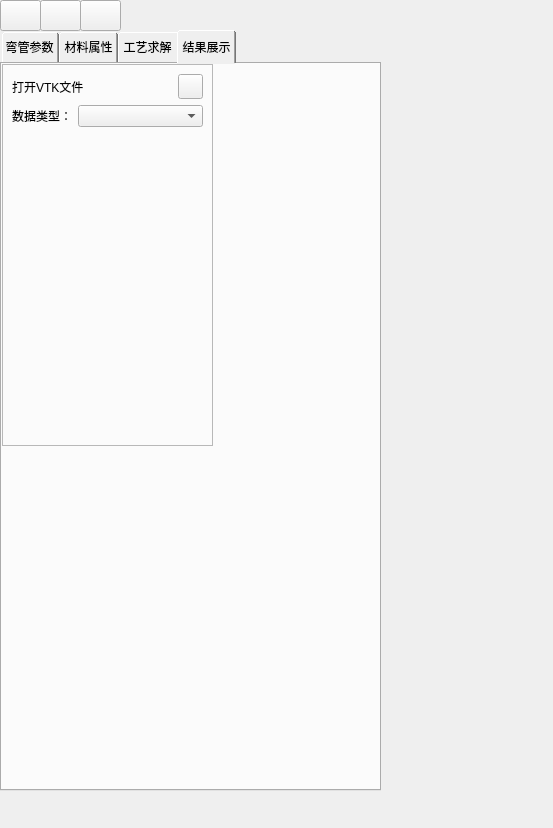
<?xml version="1.0" encoding="UTF-8"?>
<ui version="4.0">
 <class>ElbowsDockWidget</class>
 <widget class="QWidget" name="ElbowsDockWidget">
  <property name="geometry">
   <rect>
    <x>0</x>
    <y>0</y>
    <width>553</width>
    <height>828</height>
   </rect>
  </property>
  <property name="windowTitle">
   <string>Form</string>
  </property>
  <widget class="QTabWidget" name="tabWidget">
   <property name="geometry">
    <rect>
     <x>0</x>
     <y>30</y>
     <width>381</width>
     <height>761</height>
    </rect>
   </property>
   <property name="minimumSize">
    <size>
     <width>361</width>
     <height>0</height>
    </size>
   </property>
   <property name="maximumSize">
    <size>
     <width>756</width>
     <height>16777215</height>
    </size>
   </property>
   <property name="styleSheet">
    <string notr="true">QTabBar::tab {
    min-width: 55px;  /* 设置标签宽度，根据实际内容调大 */
    min-height: 30px;  /* 设置标签高度 */
    padding: 2px;       /* 内边距，避免文字贴边 */
}</string>
   </property>
   <property name="currentIndex">
    <number>3</number>
   </property>
   <property name="iconSize">
    <size>
     <width>120</width>
     <height>16</height>
    </size>
   </property>
   <property name="usesScrollButtons">
    <bool>true</bool>
   </property>
   <property name="documentMode">
    <bool>false</bool>
   </property>
   <property name="tabsClosable">
    <bool>false</bool>
   </property>
   <property name="movable">
    <bool>false</bool>
   </property>
   <property name="tabBarAutoHide">
    <bool>false</bool>
   </property>
   <widget class="QWidget" name="tab">
    <property name="minimumSize">
     <size>
      <width>357</width>
      <height>578</height>
     </size>
    </property>
    <property name="styleSheet">
     <string notr="true">QTabWidget::tab {
    min-width: 100px;
    min-height: 30px;
}
</string>
    </property>
    <attribute name="title">
     <string>弯管参数</string>
    </attribute>
    <widget class="QWidget" name="formLayoutWidget">
     <property name="geometry">
      <rect>
       <x>0</x>
       <y>0</y>
       <width>231</width>
       <height>481</height>
      </rect>
     </property>
     <layout class="QFormLayout" name="formLayout">
      <item row="0" column="0">
       <widget class="QLabel" name="label">
        <property name="text">
         <string>管体外半径：</string>
        </property>
       </widget>
      </item>
      <item row="0" column="1">
       <widget class="QLineEdit" name="lineEdit_Rout">
        <property name="minimumSize">
         <size>
          <width>100</width>
          <height>25</height>
         </size>
        </property>
        <property name="maximumSize">
         <size>
          <width>100</width>
          <height>25</height>
         </size>
        </property>
        <property name="text">
         <string>10</string>
        </property>
       </widget>
      </item>
      <item row="1" column="0">
       <widget class="QLabel" name="label_2">
        <property name="text">
         <string>管体内半径：</string>
        </property>
       </widget>
      </item>
      <item row="1" column="1">
       <widget class="QLineEdit" name="lineEdit_Rin">
        <property name="minimumSize">
         <size>
          <width>100</width>
          <height>25</height>
         </size>
        </property>
        <property name="maximumSize">
         <size>
          <width>100</width>
          <height>25</height>
         </size>
        </property>
        <property name="text">
         <string>8</string>
        </property>
       </widget>
      </item>
      <item row="2" column="0">
       <widget class="QLabel" name="label_3">
        <property name="text">
         <string>管体长度：</string>
        </property>
       </widget>
      </item>
      <item row="2" column="1">
       <widget class="QLineEdit" name="lineEdit_Length">
        <property name="minimumSize">
         <size>
          <width>100</width>
          <height>25</height>
         </size>
        </property>
        <property name="maximumSize">
         <size>
          <width>100</width>
          <height>25</height>
         </size>
        </property>
        <property name="text">
         <string>200</string>
        </property>
       </widget>
      </item>
      <item row="3" column="0">
       <widget class="QLabel" name="label_11">
        <property name="text">
         <string>旋转套筒厚度：</string>
        </property>
       </widget>
      </item>
      <item row="6" column="1">
       <widget class="QLineEdit" name="lineEdit_SleeveThickness">
        <property name="minimumSize">
         <size>
          <width>100</width>
          <height>25</height>
         </size>
        </property>
        <property name="maximumSize">
         <size>
          <width>100</width>
          <height>25</height>
         </size>
        </property>
        <property name="text">
         <string>1</string>
        </property>
       </widget>
      </item>
      <item row="7" column="0">
       <widget class="QLabel" name="label_5">
        <property name="text">
         <string>固定套筒长度：</string>
        </property>
       </widget>
      </item>
      <item row="7" column="1">
       <widget class="QLineEdit" name="lineEdit_SleeveLength">
        <property name="minimumSize">
         <size>
          <width>100</width>
          <height>25</height>
         </size>
        </property>
        <property name="maximumSize">
         <size>
          <width>100</width>
          <height>25</height>
         </size>
        </property>
        <property name="text">
         <string>50</string>
        </property>
       </widget>
      </item>
      <item row="6" column="0">
       <widget class="QLabel" name="label_4">
        <property name="text">
         <string>固定套筒厚度：</string>
        </property>
       </widget>
      </item>
      <item row="4" column="0">
       <widget class="QLabel" name="label_12">
        <property name="text">
         <string>旋转套筒长度：</string>
        </property>
       </widget>
      </item>
      <item row="3" column="1">
       <widget class="QLineEdit" name="lineEdit_SleeveThickness1">
        <property name="minimumSize">
         <size>
          <width>100</width>
          <height>25</height>
         </size>
        </property>
        <property name="maximumSize">
         <size>
          <width>100</width>
          <height>25</height>
         </size>
        </property>
        <property name="text">
         <string>1</string>
        </property>
       </widget>
      </item>
      <item row="4" column="1">
       <widget class="QLineEdit" name="lineEdit_SleeveLength1">
        <property name="minimumSize">
         <size>
          <width>100</width>
          <height>25</height>
         </size>
        </property>
        <property name="maximumSize">
         <size>
          <width>100</width>
          <height>25</height>
         </size>
        </property>
        <property name="text">
         <string>20</string>
        </property>
       </widget>
      </item>
      <item row="5" column="0">
       <widget class="QLabel" name="label_6">
        <property name="text">
         <string>旋转套筒位置：</string>
        </property>
       </widget>
      </item>
      <item row="5" column="1">
       <widget class="QLineEdit" name="lineEdit_RotaryPos">
        <property name="minimumSize">
         <size>
          <width>100</width>
          <height>25</height>
         </size>
        </property>
        <property name="maximumSize">
         <size>
          <width>100</width>
          <height>25</height>
         </size>
        </property>
        <property name="text">
         <string>30</string>
        </property>
       </widget>
      </item>
      <item row="8" column="0">
       <widget class="QLabel" name="label_7">
        <property name="text">
         <string>固定套筒位置：</string>
        </property>
       </widget>
      </item>
      <item row="8" column="1">
       <widget class="QLineEdit" name="lineEdit_FixedPos">
        <property name="minimumSize">
         <size>
          <width>100</width>
          <height>25</height>
         </size>
        </property>
        <property name="maximumSize">
         <size>
          <width>100</width>
          <height>25</height>
         </size>
        </property>
        <property name="text">
         <string>150</string>
        </property>
       </widget>
      </item>
      <item row="9" column="0">
       <widget class="QLabel" name="label_8">
        <property name="text">
         <string>半圆弧套半径：</string>
        </property>
       </widget>
      </item>
      <item row="9" column="1">
       <widget class="QLineEdit" name="lineEdit_ArcR">
        <property name="minimumSize">
         <size>
          <width>100</width>
          <height>25</height>
         </size>
        </property>
        <property name="maximumSize">
         <size>
          <width>100</width>
          <height>25</height>
         </size>
        </property>
        <property name="text">
         <string>50</string>
        </property>
       </widget>
      </item>
      <item row="10" column="0">
       <widget class="QLabel" name="label_9">
        <property name="text">
         <string>半圆弧套厚度：</string>
        </property>
       </widget>
      </item>
      <item row="10" column="1">
       <widget class="QLineEdit" name="lineEdit_ArcThickness">
        <property name="minimumSize">
         <size>
          <width>100</width>
          <height>25</height>
         </size>
        </property>
        <property name="maximumSize">
         <size>
          <width>100</width>
          <height>25</height>
         </size>
        </property>
        <property name="text">
         <string>1</string>
        </property>
       </widget>
      </item>
      <item row="11" column="0">
       <widget class="QLabel" name="label_10">
        <property name="text">
         <string>半圆弧弧度：</string>
        </property>
       </widget>
      </item>
      <item row="11" column="1">
       <widget class="QLineEdit" name="lineEdit_ArcAngle">
        <property name="minimumSize">
         <size>
          <width>100</width>
          <height>25</height>
         </size>
        </property>
        <property name="maximumSize">
         <size>
          <width>100</width>
          <height>25</height>
         </size>
        </property>
        <property name="text">
         <string>1.57</string>
        </property>
       </widget>
      </item>
      <item row="12" column="1">
       <widget class="QPushButton" name="pushButton_confirm">
        <property name="minimumSize">
         <size>
          <width>100</width>
          <height>25</height>
         </size>
        </property>
        <property name="maximumSize">
         <size>
          <width>100</width>
          <height>25</height>
         </size>
        </property>
        <property name="styleSheet">
         <string notr="true">QPushButton {
        background-color: rgb(119, 118, 123); 
        color: white; 
        border: none; 
        }
        QPushButton:hover {
        background-color: rgb(94, 92, 100); 
        }</string>
        </property>
        <property name="text">
         <string>确定</string>
        </property>
       </widget>
      </item>
     </layout>
    </widget>
   </widget>
   <widget class="QWidget" name="tab_2">
    <attribute name="title">
     <string>材料属性</string>
    </attribute>
    <widget class="QWidget" name="gridLayoutWidget">
     <property name="geometry">
      <rect>
       <x>0</x>
       <y>0</y>
       <width>231</width>
       <height>171</height>
      </rect>
     </property>
     <layout class="QGridLayout" name="gridLayout">
      <item row="0" column="2">
       <widget class="QPushButton" name="pushButton_tube">
        <property name="minimumSize">
         <size>
          <width>50</width>
          <height>25</height>
         </size>
        </property>
        <property name="maximumSize">
         <size>
          <width>50</width>
          <height>25</height>
         </size>
        </property>
        <property name="styleSheet">
         <string notr="true">QPushButton {
        background-color: rgb(119, 118, 123); 
        color: white; 
        border: none; 
        }
        QPushButton:hover {
        background-color: rgb(94, 92, 100); 
        }</string>
        </property>
        <property name="text">
         <string>属性</string>
        </property>
       </widget>
      </item>
      <item row="2" column="0">
       <widget class="QLabel" name="label_15">
        <property name="text">
         <string>固定套筒：</string>
        </property>
       </widget>
      </item>
      <item row="0" column="1">
       <widget class="QComboBox" name="comboBox_tubeMaterial">
        <property name="minimumSize">
         <size>
          <width>75</width>
          <height>25</height>
         </size>
        </property>
        <property name="maximumSize">
         <size>
          <width>75</width>
          <height>25</height>
         </size>
        </property>
        <property name="styleSheet">
         <string notr="true">QComboBox QAbstractItemView {
    padding: 4px;
}

</string>
        </property>
        <item>
         <property name="text">
          <string/>
         </property>
        </item>
        <item>
         <property name="text">
          <string>304不锈钢</string>
         </property>
        </item>
        <item>
         <property name="text">
          <string>铝合金</string>
         </property>
        </item>
        <item>
         <property name="text">
          <string>钛合金</string>
         </property>
        </item>
        <item>
         <property name="text">
          <string>黄铜</string>
         </property>
        </item>
        <item>
         <property name="text">
          <string>黄金</string>
         </property>
        </item>
        <item>
         <property name="text">
          <string>塑料</string>
         </property>
        </item>
        <item>
         <property name="text">
          <string>刚体</string>
         </property>
        </item>
       </widget>
      </item>
      <item row="3" column="0">
       <widget class="QLabel" name="label_16">
        <property name="minimumSize">
         <size>
          <width>85</width>
          <height>25</height>
         </size>
        </property>
        <property name="maximumSize">
         <size>
          <width>85</width>
          <height>25</height>
         </size>
        </property>
        <property name="text">
         <string>半圆弧套筒：</string>
        </property>
       </widget>
      </item>
      <item row="3" column="2">
       <widget class="QPushButton" name="pushButton_arc">
        <property name="minimumSize">
         <size>
          <width>50</width>
          <height>25</height>
         </size>
        </property>
        <property name="maximumSize">
         <size>
          <width>50</width>
          <height>25</height>
         </size>
        </property>
        <property name="styleSheet">
         <string notr="true">QPushButton {
        background-color: rgb(119, 118, 123); 
        color: white; 
        border: none; 
        }
        QPushButton:hover {
        background-color: rgb(94, 92, 100); 
        }</string>
        </property>
        <property name="text">
         <string>属性</string>
        </property>
       </widget>
      </item>
      <item row="2" column="1">
       <widget class="QComboBox" name="comboBox_fixedMaterial">
        <property name="minimumSize">
         <size>
          <width>75</width>
          <height>25</height>
         </size>
        </property>
        <property name="maximumSize">
         <size>
          <width>75</width>
          <height>25</height>
         </size>
        </property>
        <item>
         <property name="text">
          <string/>
         </property>
        </item>
        <item>
         <property name="text">
          <string>304不锈钢</string>
         </property>
        </item>
        <item>
         <property name="text">
          <string>铝合金</string>
         </property>
        </item>
        <item>
         <property name="text">
          <string>钛合金</string>
         </property>
        </item>
        <item>
         <property name="text">
          <string>黄铜</string>
         </property>
        </item>
        <item>
         <property name="text">
          <string>黄金</string>
         </property>
        </item>
        <item>
         <property name="text">
          <string>塑料</string>
         </property>
        </item>
        <item>
         <property name="text">
          <string>刚体</string>
         </property>
        </item>
       </widget>
      </item>
      <item row="3" column="1">
       <widget class="QComboBox" name="comboBox_arcMaterial">
        <property name="minimumSize">
         <size>
          <width>75</width>
          <height>25</height>
         </size>
        </property>
        <property name="maximumSize">
         <size>
          <width>75</width>
          <height>25</height>
         </size>
        </property>
        <item>
         <property name="text">
          <string/>
         </property>
        </item>
        <item>
         <property name="text">
          <string>304不锈钢</string>
         </property>
        </item>
        <item>
         <property name="text">
          <string>铝合金</string>
         </property>
        </item>
        <item>
         <property name="text">
          <string>钛合金</string>
         </property>
        </item>
        <item>
         <property name="text">
          <string>黄铜</string>
         </property>
        </item>
        <item>
         <property name="text">
          <string>黄金</string>
         </property>
        </item>
        <item>
         <property name="text">
          <string>塑料</string>
         </property>
        </item>
        <item>
         <property name="text">
          <string>刚体</string>
         </property>
        </item>
       </widget>
      </item>
      <item row="1" column="0">
       <widget class="QLabel" name="label_14">
        <property name="text">
         <string>旋转套筒：</string>
        </property>
       </widget>
      </item>
      <item row="0" column="0">
       <widget class="QLabel" name="label_13">
        <property name="minimumSize">
         <size>
          <width>85</width>
          <height>25</height>
         </size>
        </property>
        <property name="maximumSize">
         <size>
          <width>85</width>
          <height>25</height>
         </size>
        </property>
        <property name="text">
         <string>管体：</string>
        </property>
       </widget>
      </item>
      <item row="2" column="2">
       <widget class="QPushButton" name="pushButton_fixed">
        <property name="minimumSize">
         <size>
          <width>50</width>
          <height>25</height>
         </size>
        </property>
        <property name="maximumSize">
         <size>
          <width>50</width>
          <height>25</height>
         </size>
        </property>
        <property name="styleSheet">
         <string notr="true">QPushButton {
        background-color: rgb(119, 118, 123); 
        color: white; 
        border: none; 
        }
        QPushButton:hover {
        background-color: rgb(94, 92, 100); 
        }</string>
        </property>
        <property name="text">
         <string>属性</string>
        </property>
       </widget>
      </item>
      <item row="1" column="1">
       <widget class="QComboBox" name="comboBox_rotaryMaterial">
        <property name="minimumSize">
         <size>
          <width>75</width>
          <height>25</height>
         </size>
        </property>
        <property name="maximumSize">
         <size>
          <width>75</width>
          <height>25</height>
         </size>
        </property>
        <item>
         <property name="text">
          <string/>
         </property>
        </item>
        <item>
         <property name="text">
          <string>304不锈钢</string>
         </property>
        </item>
        <item>
         <property name="text">
          <string>铝合金</string>
         </property>
        </item>
        <item>
         <property name="text">
          <string>钛合金</string>
         </property>
        </item>
        <item>
         <property name="text">
          <string>黄铜</string>
         </property>
        </item>
        <item>
         <property name="text">
          <string>黄金</string>
         </property>
        </item>
        <item>
         <property name="text">
          <string>塑料</string>
         </property>
        </item>
        <item>
         <property name="text">
          <string>刚体</string>
         </property>
        </item>
       </widget>
      </item>
      <item row="1" column="2">
       <widget class="QPushButton" name="pushButton_rotary">
        <property name="minimumSize">
         <size>
          <width>50</width>
          <height>25</height>
         </size>
        </property>
        <property name="maximumSize">
         <size>
          <width>50</width>
          <height>25</height>
         </size>
        </property>
        <property name="styleSheet">
         <string notr="true">QPushButton {
        background-color: rgb(119, 118, 123); 
        color: white; 
        border: none; 
        }
        QPushButton:hover {
        background-color: rgb(94, 92, 100); 
        }</string>
        </property>
        <property name="text">
         <string>属性</string>
        </property>
       </widget>
      </item>
     </layout>
    </widget>
    <widget class="QWidget" name="verticalLayoutWidget">
     <property name="geometry">
      <rect>
       <x>-1</x>
       <y>179</y>
       <width>231</width>
       <height>531</height>
      </rect>
     </property>
     <layout class="QVBoxLayout" name="verticalLayout">
      <item>
       <widget class="QLabel" name="label_23">
        <property name="text">
         <string/>
        </property>
       </widget>
      </item>
      <item>
       <widget class="QLabel" name="label_24">
        <property name="text">
         <string/>
        </property>
       </widget>
      </item>
      <item>
       <widget class="QLabel" name="label_25">
        <property name="text">
         <string/>
        </property>
       </widget>
      </item>
     </layout>
    </widget>
   </widget>
   <widget class="QWidget" name="tab_3">
    <attribute name="title">
     <string>工艺求解</string>
    </attribute>
    <widget class="QWidget" name="formLayoutWidget_3">
     <property name="geometry">
      <rect>
       <x>0</x>
       <y>0</y>
       <width>231</width>
       <height>291</height>
      </rect>
     </property>
     <layout class="QFormLayout" name="formLayout_3">
      <item row="5" column="0">
       <widget class="QLabel" name="label_17">
        <property name="text">
         <string>网格大小：</string>
        </property>
       </widget>
      </item>
      <item row="5" column="1">
       <widget class="QDoubleSpinBox" name="doubleSpinBox">
        <property name="sizePolicy">
         <sizepolicy hsizetype="Preferred" vsizetype="Preferred">
          <horstretch>0</horstretch>
          <verstretch>0</verstretch>
         </sizepolicy>
        </property>
        <property name="minimumSize">
         <size>
          <width>100</width>
          <height>25</height>
         </size>
        </property>
        <property name="maximumSize">
         <size>
          <width>100</width>
          <height>25</height>
         </size>
        </property>
        <property name="font">
         <font>
          <pointsize>9</pointsize>
         </font>
        </property>
        <property name="styleSheet">
         <string notr="true">padding-left: 3px;</string>
        </property>
        <property name="decimals">
         <number>5</number>
        </property>
        <property name="maximum">
         <double>10000.000000000000000</double>
        </property>
        <property name="value">
         <double>1.000000000000000</double>
        </property>
       </widget>
      </item>
      <item row="6" column="1">
       <widget class="QPushButton" name="pushButton_generateMesh">
        <property name="minimumSize">
         <size>
          <width>100</width>
          <height>25</height>
         </size>
        </property>
        <property name="maximumSize">
         <size>
          <width>100</width>
          <height>25</height>
         </size>
        </property>
        <property name="styleSheet">
         <string notr="true">QPushButton {
        background-color: rgb(119, 118, 123); 
        color: white; 
        border: none; 
        }
        QPushButton:hover {
        background-color: rgb(94, 92, 100); 
        }</string>
        </property>
        <property name="text">
         <string>网格划分</string>
        </property>
       </widget>
      </item>
      <item row="0" column="0">
       <widget class="QLabel" name="label_18">
        <property name="text">
         <string>初始步长：</string>
        </property>
       </widget>
      </item>
      <item row="0" column="1">
       <widget class="QLineEdit" name="init_step">
        <property name="minimumSize">
         <size>
          <width>100</width>
          <height>25</height>
         </size>
        </property>
        <property name="maximumSize">
         <size>
          <width>100</width>
          <height>25</height>
         </size>
        </property>
        <property name="text">
         <string>1e-2</string>
        </property>
       </widget>
      </item>
      <item row="1" column="0">
       <widget class="QLabel" name="label_19">
        <property name="text">
         <string>总步长：</string>
        </property>
       </widget>
      </item>
      <item row="1" column="1">
       <widget class="QLineEdit" name="all_step">
        <property name="minimumSize">
         <size>
          <width>100</width>
          <height>25</height>
         </size>
        </property>
        <property name="maximumSize">
         <size>
          <width>100</width>
          <height>25</height>
         </size>
        </property>
        <property name="text">
         <string>1</string>
        </property>
       </widget>
      </item>
      <item row="2" column="0">
       <widget class="QLabel" name="label_20">
        <property name="text">
         <string>最小步长：</string>
        </property>
       </widget>
      </item>
      <item row="2" column="1">
       <widget class="QLineEdit" name="min_step">
        <property name="minimumSize">
         <size>
          <width>100</width>
          <height>25</height>
         </size>
        </property>
        <property name="maximumSize">
         <size>
          <width>100</width>
          <height>25</height>
         </size>
        </property>
        <property name="text">
         <string>1e-8</string>
        </property>
       </widget>
      </item>
      <item row="3" column="0">
       <widget class="QLabel" name="label_21">
        <property name="text">
         <string>最大步长：</string>
        </property>
       </widget>
      </item>
      <item row="3" column="1">
       <widget class="QLineEdit" name="max_step">
        <property name="minimumSize">
         <size>
          <width>100</width>
          <height>25</height>
         </size>
        </property>
        <property name="maximumSize">
         <size>
          <width>100</width>
          <height>25</height>
         </size>
        </property>
        <property name="text">
         <string>1</string>
        </property>
       </widget>
      </item>
      <item row="4" column="1">
       <widget class="QPushButton" name="pushButton_step">
        <property name="minimumSize">
         <size>
          <width>100</width>
          <height>25</height>
         </size>
        </property>
        <property name="maximumSize">
         <size>
          <width>100</width>
          <height>25</height>
         </size>
        </property>
        <property name="styleSheet">
         <string notr="true">QPushButton {
        background-color: rgb(119, 118, 123); 
        color: white; 
        border: none; 
        }
        QPushButton:hover {
        background-color: rgb(94, 92, 100); 
        }</string>
        </property>
        <property name="text">
         <string>确定</string>
        </property>
       </widget>
      </item>
      <item row="7" column="0">
       <widget class="QLabel" name="label_22">
        <property name="text">
         <string>生成inp文件：</string>
        </property>
       </widget>
      </item>
      <item row="7" column="1">
       <widget class="QPushButton" name="pushButton_inp">
        <property name="minimumSize">
         <size>
          <width>100</width>
          <height>25</height>
         </size>
        </property>
        <property name="maximumSize">
         <size>
          <width>100</width>
          <height>25</height>
         </size>
        </property>
        <property name="styleSheet">
         <string notr="true">QPushButton {
        background-color: rgb(119, 118, 123); 
        color: white; 
        border: none; 
        }
        QPushButton:hover {
        background-color: rgb(94, 92, 100); 
        }</string>
        </property>
        <property name="text">
         <string>确定</string>
        </property>
       </widget>
      </item>
     </layout>
    </widget>
   </widget>
   <widget class="QWidget" name="tab_4">
    <attribute name="title">
     <string>结果展示</string>
    </attribute>
    <widget class="QFrame" name="frame">
     <property name="geometry">
      <rect>
       <x>0</x>
       <y>0</y>
       <width>211</width>
       <height>382</height>
      </rect>
     </property>
     <property name="frameShape">
      <enum>QFrame::StyledPanel</enum>
     </property>
     <property name="frameShadow">
      <enum>QFrame::Raised</enum>
     </property>
     <layout class="QVBoxLayout" name="verticalLayout_2">
      <item>
       <layout class="QHBoxLayout" name="horizontalLayout">
        <item>
         <widget class="QLabel" name="label_27">
          <property name="font">
           <font>
            <pointsize>9</pointsize>
           </font>
          </property>
          <property name="text">
           <string>打开VTK文件</string>
          </property>
         </widget>
        </item>
        <item>
         <spacer name="horizontalSpacer">
          <property name="orientation">
           <enum>Qt::Horizontal</enum>
          </property>
          <property name="sizeHint" stdset="0">
           <size>
            <width>40</width>
            <height>20</height>
           </size>
          </property>
         </spacer>
        </item>
        <item>
         <widget class="QPushButton" name="pushButton_openVTK">
          <property name="minimumSize">
           <size>
            <width>25</width>
            <height>25</height>
           </size>
          </property>
          <property name="maximumSize">
           <size>
            <width>25</width>
            <height>25</height>
           </size>
          </property>
          <property name="text">
           <string/>
          </property>
          <property name="icon">
           <iconset resource="../MainWindow.qrc">
            <normaloff>:/main_wind/figure/main_wind/open.png</normaloff>:/main_wind/figure/main_wind/open.png</iconset>
          </property>
         </widget>
        </item>
       </layout>
      </item>
      <item>
       <layout class="QFormLayout" name="formLayout_4">
        <item row="0" column="0">
         <widget class="QLabel" name="label_28">
          <property name="text">
           <string>数据类型：</string>
          </property>
         </widget>
        </item>
        <item row="0" column="1">
         <widget class="QComboBox" name="comboBox_dataType">
          <item>
           <property name="text">
            <string/>
           </property>
          </item>
          <item>
           <property name="text">
            <string>ERROR</string>
           </property>
          </item>
          <item>
           <property name="text">
            <string>S</string>
           </property>
          </item>
          <item>
           <property name="text">
            <string>S_Mises</string>
           </property>
          </item>
          <item>
           <property name="text">
            <string>S_Principal</string>
           </property>
          </item>
          <item>
           <property name="text">
            <string>U</string>
           </property>
          </item>
         </widget>
        </item>
       </layout>
      </item>
      <item>
       <spacer name="verticalSpacer">
        <property name="orientation">
         <enum>Qt::Vertical</enum>
        </property>
        <property name="sizeHint" stdset="0">
         <size>
          <width>20</width>
          <height>40</height>
         </size>
        </property>
       </spacer>
      </item>
     </layout>
    </widget>
   </widget>
  </widget>
  <widget class="QPushButton" name="pushButton_newFile">
   <property name="geometry">
    <rect>
     <x>0</x>
     <y>0</y>
     <width>41</width>
     <height>31</height>
    </rect>
   </property>
   <property name="text">
    <string/>
   </property>
   <property name="icon">
    <iconset resource="../MainWindow.qrc">
     <normaloff>:/main_wind/figure/main_wind/new.png</normaloff>:/main_wind/figure/main_wind/new.png</iconset>
   </property>
   <property name="iconSize">
    <size>
     <width>20</width>
     <height>20</height>
    </size>
   </property>
  </widget>
  <widget class="QPushButton" name="pushButton_openFile">
   <property name="geometry">
    <rect>
     <x>40</x>
     <y>0</y>
     <width>41</width>
     <height>31</height>
    </rect>
   </property>
   <property name="text">
    <string/>
   </property>
   <property name="icon">
    <iconset resource="../MainWindow.qrc">
     <normaloff>:/main_wind/figure/main_wind/open.png</normaloff>:/main_wind/figure/main_wind/open.png</iconset>
   </property>
   <property name="iconSize">
    <size>
     <width>20</width>
     <height>20</height>
    </size>
   </property>
  </widget>
  <widget class="QPushButton" name="pushButton_saveFile">
   <property name="geometry">
    <rect>
     <x>80</x>
     <y>0</y>
     <width>41</width>
     <height>31</height>
    </rect>
   </property>
   <property name="text">
    <string/>
   </property>
   <property name="icon">
    <iconset resource="../MainWindow.qrc">
     <normaloff>:/main_wind/figure/main_wind/save.png</normaloff>:/main_wind/figure/main_wind/save.png</iconset>
   </property>
   <property name="iconSize">
    <size>
     <width>20</width>
     <height>20</height>
    </size>
   </property>
  </widget>
 </widget>
 <resources>
  <include location="../MainWindow.qrc"/>
 </resources>
 <connections/>
</ui>
